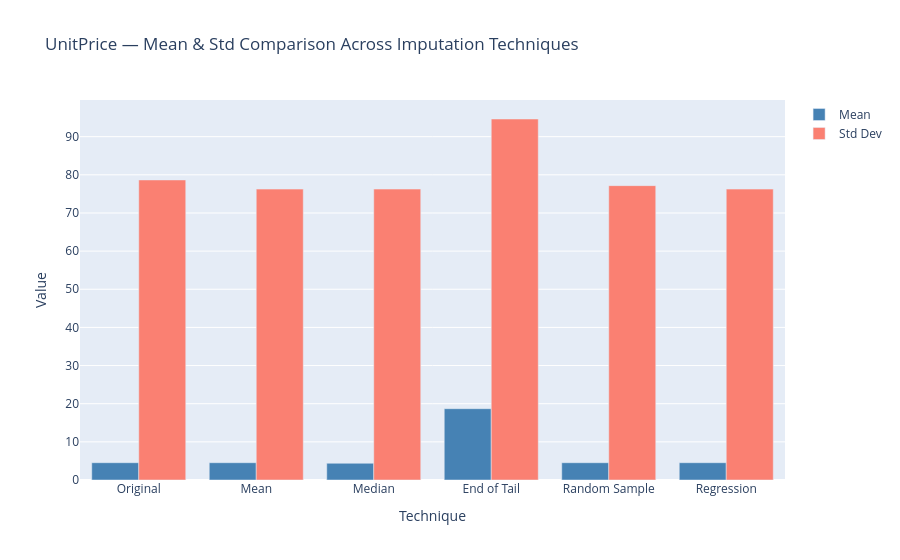

The notebook cell this image was saved under:
### Code cell
# Plotly grouped bar chart — comparing mean and std across techniques
techniques = ['Original', 'Mean', 'Median', 'End of Tail', 'Random Sample', 'Regression']
means = [
    df_demo['UnitPrice'].dropna().mean(),
    df_mean['UnitPrice'].mean(),
    df_median['UnitPrice'].mean(),
    df_tail['UnitPrice'].mean(),
    df_rand['UnitPrice'].mean(),
    df_reg['UnitPrice'].mean()
]
stds = [
    df_demo['UnitPrice'].dropna().std(),
    df_mean['UnitPrice'].std(),
    df_median['UnitPrice'].std(),
    df_tail['UnitPrice'].std(),
    df_rand['UnitPrice'].std(),
    df_reg['UnitPrice'].std()
]

fig = go.Figure(data=[
    go.Bar(name='Mean', x=techniques, y=means, marker_color='steelblue'),
    go.Bar(name='Std Dev', x=techniques, y=stds, marker_color='salmon')
])
fig.update_layout(
    barmode='group',
    title='UnitPrice — Mean & Std Comparison Across Imputation Techniques',
    yaxis_title='Value',
    xaxis_title='Technique'
)
fig.show()

### Figure 1 — Plotly figure (JSON) as saved in the notebook; plotly's stock layout.template omitted (floating-point values rounded to 4 significant figures)
{"data": [{"marker": {"color": "steelblue"}, "name": "Mean", "type": "bar", "x": ["Original", "Mean", "Median", "End of Tail", "Random Sample", "Regression"], "y": [4.532, 4.532, 4.385, 18.69, 4.528, 4.532]}, {"marker": {"color": "salmon"}, "name": "Std Dev", "type": "bar", "x": ["Original", "Mean", "Median", "End of Tail", "Random Sample", "Regression"], "y": [78.65, 76.26, 76.26, 94.63, 77.16, 76.26]}], "layout": {"barmode": "group", "title": {"text": "UnitPrice — Mean & Std Comparison Across Imputation Techniques"}, "xaxis": {"title": {"text": "Technique"}}, "yaxis": {"title": {"text": "Value"}}}}
